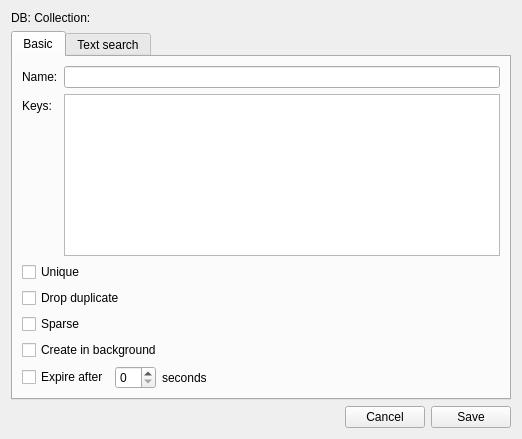
<?xml version="1.0" encoding="UTF-8"?>
<ui version="4.0">
 <class>Form</class>
 <widget class="QWidget" name="Form">
  <property name="geometry">
   <rect>
    <x>0</x>
    <y>0</y>
    <width>522</width>
    <height>439</height>
   </rect>
  </property>
  <property name="windowTitle">
   <string>Form</string>
  </property>
  <layout class="QVBoxLayout" name="verticalLayout">
   <item>
    <widget class="QLabel" name="label">
     <property name="text">
      <string>DB: Collection:</string>
     </property>
    </widget>
   </item>
   <item>
    <widget class="QTabWidget" name="tabWidget">
     <property name="currentIndex">
      <number>0</number>
     </property>
     <widget class="QWidget" name="tab">
      <attribute name="title">
       <string>Basic</string>
      </attribute>
      <layout class="QVBoxLayout" name="verticalLayout_2">
       <item>
        <layout class="QFormLayout" name="formLayout_2">
         <item row="0" column="0">
          <widget class="QLabel" name="label_2">
           <property name="text">
            <string>Name:</string>
           </property>
          </widget>
         </item>
         <item row="0" column="1">
          <widget class="QLineEdit" name="lineEdit"/>
         </item>
         <item row="1" column="0">
          <widget class="QLabel" name="label_3">
           <property name="text">
            <string>Keys:</string>
           </property>
          </widget>
         </item>
         <item row="1" column="1">
          <widget class="QPlainTextEdit" name="plainTextEdit"/>
         </item>
        </layout>
       </item>
       <item>
        <widget class="QCheckBox" name="checkBox">
         <property name="text">
          <string>Unique</string>
         </property>
        </widget>
       </item>
       <item>
        <widget class="QCheckBox" name="checkBox_3">
         <property name="text">
          <string>Drop duplicate</string>
         </property>
        </widget>
       </item>
       <item>
        <widget class="QCheckBox" name="checkBox_2">
         <property name="text">
          <string>Sparse</string>
         </property>
        </widget>
       </item>
       <item>
        <widget class="QCheckBox" name="checkBox_4">
         <property name="text">
          <string>Create in background</string>
         </property>
        </widget>
       </item>
       <item>
        <layout class="QHBoxLayout" name="horizontalLayout_2">
         <item>
          <widget class="QCheckBox" name="checkBox_5">
           <property name="text">
            <string>Expire after</string>
           </property>
          </widget>
         </item>
         <item>
          <widget class="QSpinBox" name="spinBox"/>
         </item>
         <item>
          <widget class="QLabel" name="label_4">
           <property name="text">
            <string>seconds</string>
           </property>
          </widget>
         </item>
         <item>
          <spacer name="horizontalSpacer_2">
           <property name="orientation">
            <enum>Qt::Horizontal</enum>
           </property>
           <property name="sizeHint" stdset="0">
            <size>
             <width>40</width>
             <height>20</height>
            </size>
           </property>
          </spacer>
         </item>
        </layout>
       </item>
      </layout>
     </widget>
     <widget class="QWidget" name="tab_2">
      <attribute name="title">
       <string>Text search</string>
      </attribute>
     </widget>
    </widget>
   </item>
   <item>
    <layout class="QHBoxLayout" name="horizontalLayout">
     <item>
      <spacer name="horizontalSpacer">
       <property name="orientation">
        <enum>Qt::Horizontal</enum>
       </property>
       <property name="sizeHint" stdset="0">
        <size>
         <width>40</width>
         <height>20</height>
        </size>
       </property>
      </spacer>
     </item>
     <item>
      <widget class="QPushButton" name="cancelBtn">
       <property name="text">
        <string>Cancel</string>
       </property>
      </widget>
     </item>
     <item>
      <widget class="QPushButton" name="pushButton_2">
       <property name="text">
        <string>Save</string>
       </property>
      </widget>
     </item>
    </layout>
   </item>
  </layout>
 </widget>
 <resources/>
 <connections/>
</ui>
